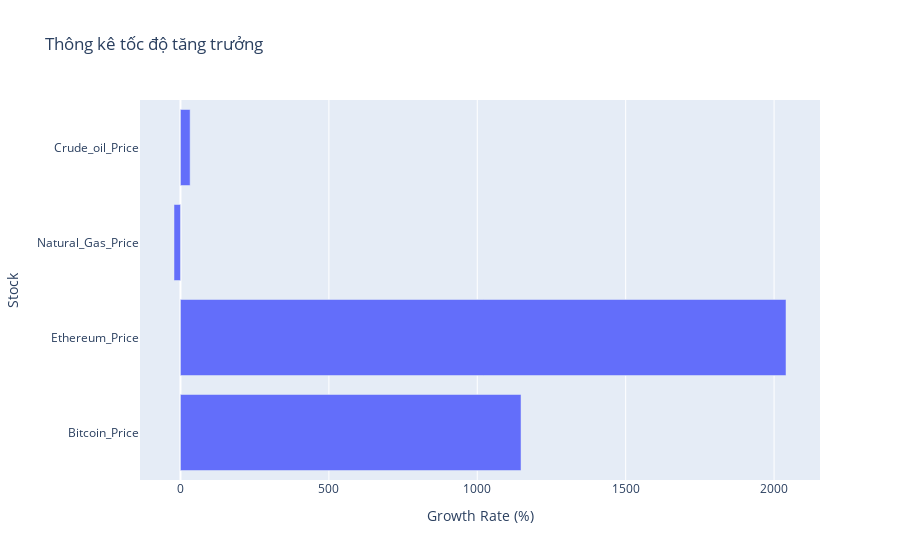

The notebook cell saved with this chart:
### Code cell
growth_rates = {}

for stock in price:
    start_price = df[stock].iloc[0]
    end_price = df[stock].iloc[-1]
    growth_rate = (end_price - start_price) / start_price * 100
    growth_rates[stock] = growth_rate
df_growth = pd.DataFrame(list(growth_rates.items()), columns=['Stock', 'Growth Rate'])
fig = px.bar(df_growth, x='Growth Rate', y='Stock', orientation='h', labels={'Growth Rate': 'Growth Rate (%)', 'Stock': 'Stock'}, title='Thông kê tốc độ tăng trưởng')
fig.show()

### Figure 1 — Plotly figure (JSON) as saved in the notebook; plotly's stock layout.template omitted (floating-point values rounded to 4 significant figures)
{"data": [{"alignmentgroup": "True", "hovertemplate": "Growth Rate (%)=%{x}<br>Stock=%{y}<extra></extra>", "legendgroup": "", "marker": {"color": "#636efa", "pattern": {"shape": ""}}, "name": "", "offsetgroup": "", "orientation": "h", "showlegend": false, "textposition": "auto", "type": "bar", "x": [1147.0, 2040.0, -21.84, 32.48], "xaxis": "x", "y": ["Bitcoin_Price", "Ethereum_Price", "Natural_Gas_Price", "Crude_oil_Price"], "yaxis": "y"}], "layout": {"barmode": "relative", "legend": {"tracegroupgap": 0}, "title": {"text": "Thông kê tốc độ tăng trưởng"}, "xaxis": {"anchor": "y", "domain": [0, 1], "title": {"text": "Growth Rate (%)"}}, "yaxis": {"anchor": "x", "domain": [0, 1], "title": {"text": "Stock"}}}}
